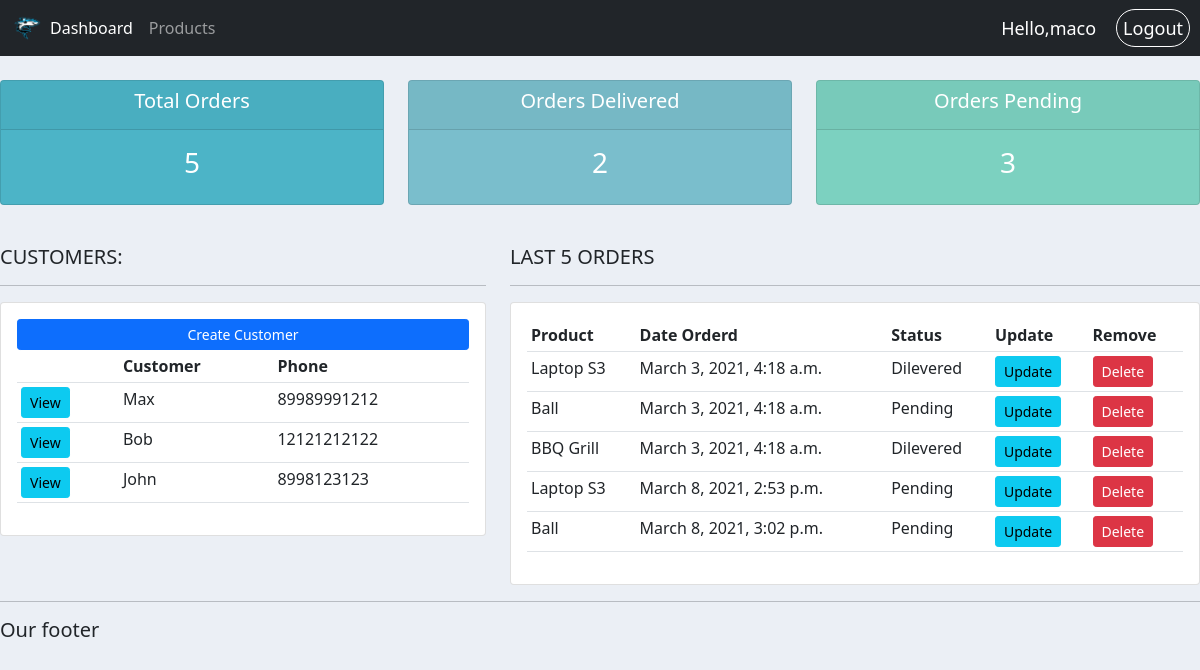
Page / (signed in) on the earlier database version.
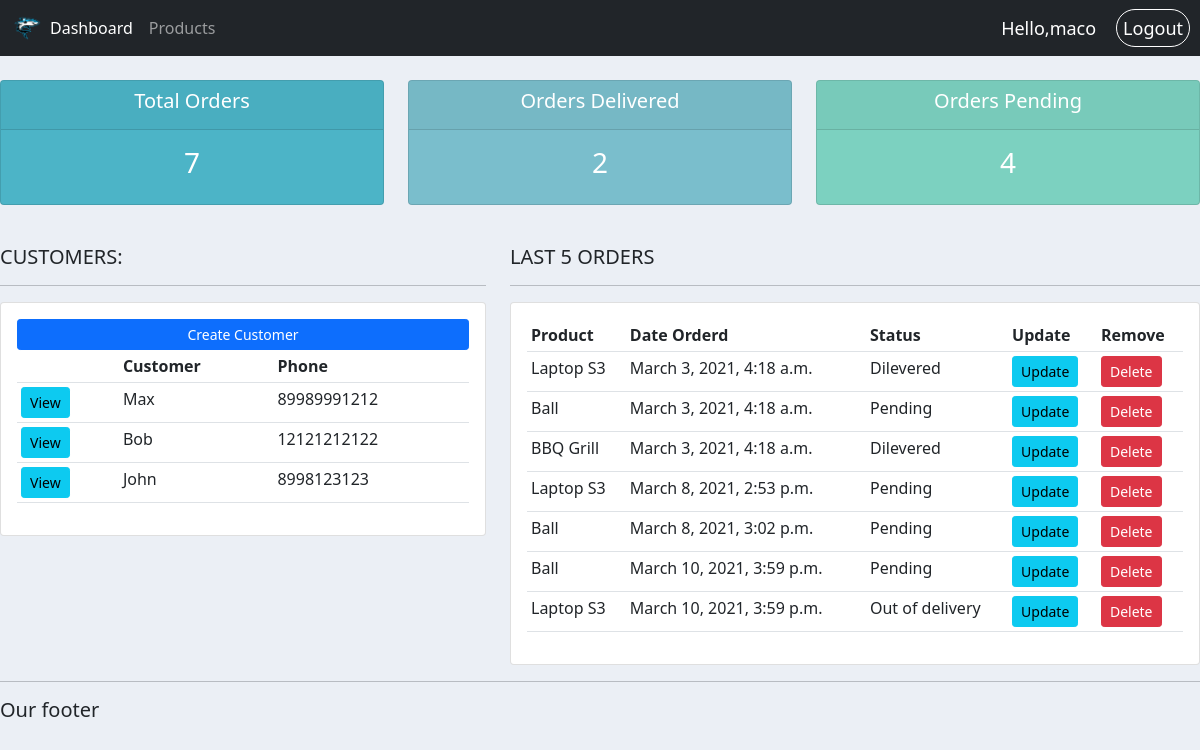
Same page on the later database version.
### accounts/models.py (models this page shows, shortened)
class Customer(models.Model):
	name = models.CharField(max_length=200, null=True)
	phone = models.CharField(max_length=200, null=True)
	email = models.CharField(max_length=200, null=True)
	date_created = models.DateTimeField(auto_now_add=True)

class Order(models.Model):
	STATUS = (
			('Pending', 'Pending'),
			('Out of delivery', 'Out of delivery'),
			('Dilevered', 'Dilevered'),
		)
	customer = models.ForeignKey(Customer, null=True, on_delete=models.SET_NULL)
	product = models.ForeignKey(Product, null=True, on_delete=models.SET_NULL)
	date_created = models.DateTimeField(auto_now_add=True)
	status = models.CharField(max_length=200, null=True, choices=STATUS)

class Product(models.Model):
	CATAGORY = (
			('Indoor', 'Indoor'),
			('Outdoor', 'Outdoor'),
		)
	name = models.CharField(max_length=200, null=True)
	price = models.FloatField(null=True)
	description = models.CharField(max_length=200, null=True, blank=True)
	date_created = models.DateTimeField(auto_now_add=True)
	category = models.CharField(max_length=200, null=True, choices=CATAGORY)
	tags = models.ManyToManyField(Tag)
	def __str__ (self):
		return self.name

### accounts/views.py (the view)
# urls.py: path('', views.home, name="home"),
@login_required(login_url='login')
def home(request):
	orders = Order.objects.all()
	customers = Customer.objects.all()
	total_orders = orders.count()
	delivered = orders.filter(status="Dilevered").count()
	pending = orders.filter(status="Pending").count()
	context = {
			'orders': orders,
			'customers': customers,
			'total_orders': total_orders,
			'delivered': delivered,
			'pending': pending,
		}
	return render(request, 'accounts/dashboard.html',context)

### accounts/templates/accounts/dashboard.html
{% extends 'accounts/main.html' %}
{% block content %}
{% include 'accounts/status.html' %}
<br>
<div class="row">
  <div class="col-md-5">
  <h5>CUSTOMERS:</h5>
  <hr>
  <div class="card card-body">
   <a class="btn btn-primary  btn-sm btn-block" href="">Create Customer</a>
   <table class="table table-sm">
    <tr>
      <th></th>
     <th>Customer</th>
     <th>Phone</th>
    </tr>
    {% for customer in customers%}
      <tr>
        <td><a class="btn btn-sm btn-info" href="{% url 'customer' customer.id %}">View</a></td>
        <td>{{customer.name}}</td>
        <td>{{customer.phone}}</td>
      </tr>
    {% endfor%}
   </table>
  </div>
 </div>
 <div class="col-md-7">
  <h5>LAST 5 ORDERS</h5>
  <hr>
  <div class="card card-body">
   <table class="table table-sm">
    <tr>
     <th>Product</th>
     <th>Date Orderd</th>
     <th>Status</th>
     <th>Update</th>
     <th>Remove</th>
    </tr>
    {% for order in orders %}
      <tr>
        <td>{{order.product}}</td>
        <td>{{order.date_created}}</td>
        <td>{{order.status}}</td>
        <td><a class="btn btn-sm btn-info" href="{% url 'update_order' order.id %}">Update</a></td>
        <td><a class="btn btn-sm btn-danger" href="{% url 'delete_order' order.id %}">Delete</a></td>
      </tr>
    {% endfor %}
   </table>
  </div>
 </div>
</div>
{% endblock %}

Differences in the rows shown:
added Order: product "Ball", date_created "March 10, 2021, 3:59 p.m.", status "Pending"
added Order: product "Laptop S3", date_created "March 10, 2021, 3:59 p.m.", status "Out of delivery"
Other differences:
{{ total_orders }}: "5" → "7"
{{ pending }}: "3" → "4"
